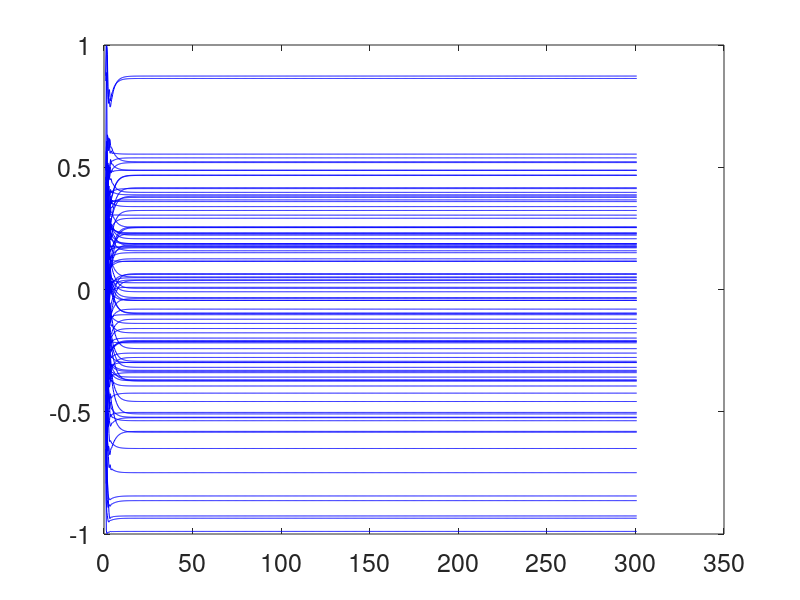

Recreate this plot in MATLAB. (Note: this script raises an error after producing the figure.)
%% Kevin Stephen
%% PCA to bring Data to Low Dimensions
%% ------------------------------------------------------------------------


%% Y is the data coming in from 3-bit flip flop example
Y=csvread('no_inputs.csv');
Y = Y';
[M,N]=size(Y);
Nplot=200;
time=1:0.3:3000;

%% plot data:
figure(1); clf
set(0,'defaulttextfontsize',18); set(0,'defaultaxesfontsize',18);

for i=1:N
    hlY = plot(time(1,1:N), Y(i,1:N),'-b')
    hold on
end
hold on
xlabel('time')
ylabel('vector component')
title('Trajectories vs Time')

disp('Enter to continue')
pause

fprintf('\n\n---------------------------------------------------------------\n')
fprintf(1,['First approach: analyze relations between the two data \n' ...
           'sets using principal component analysis.\n'])
fprintf(1,[' That is, form a single vector of all data, ' ...
           'calculate multivariate EOFs:\n'])
fprintf(1,['(requires normalizing data to have similar units, e.g., ' ...
            'by standard deviation)\n']) 
fprintf('---------------------------------------------------------------\n')
X=Y;
[XM,XN]=size(X);
[XU,XS,XV]=svd(X);
disp('perform svd analysis of data matrix, [XU,XS,XV]=svd(X):')
disp(['singular values diag(XS) of data matrix indicate that first three modes '...
      'are most important:'])
disp(diag(XS)')
%disp('The corresponding three PCs are:')
%disp(XU(:,1:3));



